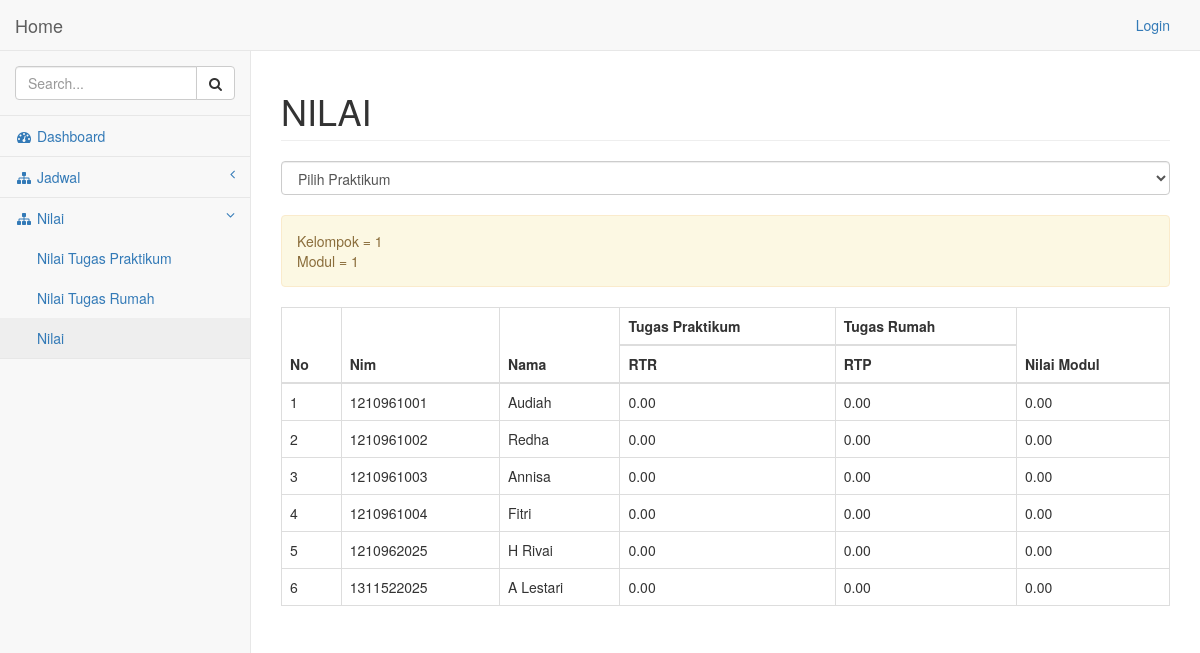
/pages/nilaiakhir.php?praktikum=praktikum 1, run on the app's committed database.
### tables this page shows
CREATE TABLE IF NOT EXISTS `praktikum` (
  `Id_Praktikum` varchar(32) NOT NULL,
  `Id_Jenis` varchar(32) NOT NULL,
  `Modul` int(11) NOT NULL,
  `Id_Jadwal` int(11) NOT NULL,
  `Tanggal` date NOT NULL,
  `Keterangan` text NOT NULL,
  PRIMARY KEY (`Id_Praktikum`),
  KEY `Id_Jadwal` (`Id_Jadwal`),
  KEY `Id_Jadwal_2` (`Id_Jadwal`),
  KEY `Jenis` (`Id_Jenis`),
  KEY `Id_Jenis` (`Id_Jenis`)
);

CREATE TABLE IF NOT EXISTS `praktikan` (
  `Nim` varchar(10) NOT NULL,
  `Nama` varchar(64) NOT NULL,
  `Kelompok` varchar(2) NOT NULL,
  PRIMARY KEY (`Nim`)
);

### pages/nilaiakhir.php (the view, shortened to what this page needs)
<!DOCTYPE html>
<html lang="en">
<head>
    <link href="../bower_components/bootstrap/dist/css/bootstrap.min.css" rel="stylesheet">
    <link href="../bower_components/metisMenu/dist/metisMenu.min.css" rel="stylesheet">
    <link href="../dist/css/timeline.css" rel="stylesheet">
    <link href="../dist/css/sb-admin-2.css" rel="stylesheet">
    <link href="../bower_components/morrisjs/morris.css" rel="stylesheet">
    <link href="../bower_components/font-awesome/css/font-awesome.min.css" rel="stylesheet" type="text/css">
</head>
<body>
    <div id="wrapper">
        <nav class="navbar navbar-default navbar-static-top" role="navigation" style="margin-bottom: 0">
            <div class="navbar-header">
                <a class="navbar-brand" href="index.php">Home</a>
            </div>
            <ul class="nav navbar-top-links navbar-right">
            <?php
            if(isset($_SESSION['Login']))
            {
            ?>
            <ul class="nav navbar-top-links navbar-right">
                <li class="divider"></li>
                <li><a href="logout.php"> Logout</a></li>
            </ul>
            <?php
            }
            else
            {
            ?>
            <ul class="nav navbar-top-links navbar-right">
                <li><a href="login.php"> Login</a></li>
            </ul>
            <?php
            }
            ?>
            </ul>
            <div class="navbar-default sidebar" role="navigation">
                <div class="sidebar-nav navbar-collapse">
                    <ul class="nav" id="side-menu">
                        <li class="sidebar-search">
                            <div class="input-group custom-search-form">
                                <input type="text" class="form-control" placeholder="Search...">
                                <span class="input-group-btn">
                                <button class="btn btn-default" type="button">
                                    <i class="fa fa-search"></i>
                                </button>
                            </span>
                            </div>
                        </li>
                        <?php if(isset($_SESSION['Login']) && $_SESSION['Login'] == "Admin")
                        {
                        ?>
                        <li>
                            <a href="index.php"><i class="fa fa-dashboard fa-fw"></i> Dashboard</a>
                        </li>
                        <li>
                            <a href="#"><i class="fa fa-sitemap fa-fw"></i> Asisten<span class="fa arrow"></span></a>
                            <ul class="nav nav-second-level">
                                <li>
                                    <a href="asisten/index.php">Data Asisten</a>
                                </li>
                                <li>
                                    <a href="asisten/input.php">Input Asisten</a>
                                </li>
                            </ul>
                        </li>
                        <li>
                            <a href="#"><i class="fa fa-sitemap fa-fw"></i> Jadwal<span class="fa arrow"></span></a>
                            <ul class="nav nav-second-level">
                                <li>
                                    <a href="jadwal/index.php">Data Jadwal</a>
                                </li>
                                <li>
                                    <a href="jadwal/input.php">Input Jadwal</a>
                                </li>
                            </ul>
                        </li>
                        <li>
                            <a href="#"><i class="fa fa-sitemap fa-fw"></i> Praktikkan<span class="fa arrow"></span></a>
                            <ul class="nav nav-second-level">
                                <li>
                                    <a href="praktikan/index.php">Data Praktikkan</a>
                                </li>
                                <li>
                                    <a href="praktikan/input.php">Input Praktikkan</a>
                                </li>
                            </ul>
                        </li>
                        <li>
                            <a href="#"><i class="fa fa-sitemap fa-fw"></i> Praktikum <span class="fa arrow"></span></a>
                            <ul class="nav nav-second-level">
                                <li>
                                    <a href="praktikum/index.php">Data Praktikum</a>
                                </li>
                                <li>
                                    <a href="praktikum/input.php">Input Praktikum</a>
                                </li>
                            </ul>
                        </li>
			<li>
                            <a href="#"><i class="fa fa-sitemap fa-fw"></i> Nilai<span class="fa arrow"></span></a>
                            <ul class="nav nav-second-level">
                                <li>
                                    <a href="tugaspraktikum/index.php">Nilai Tugas Praktikum</a>
                                 </li>
                                <li>
                                    <a href="tugasrumah/index.php">Nilai Tugas Rumah</a>
                                </li>
                                <li>
                                    <a href="nilaiakhir.php">Nilai</a>
                                </li>
                            </ul>
                        </li>
                        <?php
                        }
                        else
                        {
                        ?>
                        <li>
                            <a href="index.php"><i class="fa fa-dashboard fa-fw"></i> Dashboard</a>
                        </li>
                        <li>
                            <a href="#"><i class="fa fa-sitemap fa-fw"></i> Jadwal<span class="fa arrow"></span></a>
                        </li>
                        <li>
                            <a href="#"><i class="fa fa-sitemap fa-fw"></i> Nilai<span class="fa arrow"></span></a>
                            <ul class="nav nav-second-level">
                                <li>
                                    <a href="tugaspraktikum/index.php">Nilai Tugas Praktikum</a>
                                 </li>
                                <li>
                                    <a href="tugasrumah/index.php">Nilai Tugas Rumah</a>
                                </li>
                                <li>
                                    <a href="nilaiakhir.php">Nilai</a>
                                </li>
                            </ul>
                        </li>
                        <?php
                        }
                        ?>
                    </ul>
                </div>
            </div>
        </nav>
        <div id="page-wrapper">
            <div class="row">
                <div class="col-lg-12">
                    <h1 class="page-header">NILAI</h1>
                    <select class="form-control" name="menu" onchange="document.location.href=this.options[this.selectedIndex].value;">
                        <option value="#">Pilih Praktikum</option>
                    </select>
                    <br>
                    <?php if(isset($_GET['praktikum']))
                    {
                        $praktikum = mysql_query("select * from praktikum where Id_Praktikum = '".$_GET['praktikum']."'");
                        $detailPraktikum = mysql_fetch_array($praktikum);
                        echo '<div class="alert alert-warning">';
                        echo "Kelompok = ".$detailPraktikum['Id_Jadwal'];
                        echo "<br>";
                        echo "Modul = ".$detailPraktikum['Modul'];
                        echo '</div>';
                    ?>
                     <table class="table table-bordered table-hover">
                        <thead>
                            <tr>
                                <th rowspan="2">No</th>
                                <th rowspan="2">Nim</th>
                                <th rowspan="2">Nama</th>
                                <?php
                                $q = 0;
                                ?>
                                <th colspan="<?php echo $q ?>">Tugas Praktikum</th>
                                <?php
                                $w = 0;
                                ?>
                                <th colspan="<?php echo $w ?>">Tugas Rumah</th>
                                <th rowspan="2">Nilai Modul</th>
                            </tr>
                            <tr>
                                <th>RTR</th>
                                <th>RTP</th>
                            </tr>
                        </thead>
                        <tbody>
                            <?php
                            $kel = 0;
                            $querykel = mysql_query("select * from praktikum where Id_Praktikum = '".$_GET['praktikum']."'");
                            while ($row1 = mysql_fetch_array($querykel)) {
                                $kel = $row1['Id_Jadwal'];
                            }
                            $no = 0;
                            $praktikan = mysql_query("select * from praktikan where Kelompok = '$kel' order by Nim");
                            while ($data = mysql_fetch_array($praktikan)) {
                                $no++;
                                echo "<tr>";
                                echo "<td>".$no."</td>";
                                echo "<td>".$data['Nim']."</td>";
                                echo "<td>".$data['Nama']."</td>";
                                $tr = 0;
                                $rtp = mysql_query("select Avg(Nilai) as j from tugas_praktikum where Nim ='".$data['Nim']."'");
                                while ($row2 = mysql_fetch_array($rtp)) {
                                    echo '<td>'.number_format($row2['j'],2).'</td>';
                                    $tr = $row2['j'];
                                }
                                $tp = 0;
                                $rtp2 = mysql_query("select Avg(Nilai) as k from tugas_rumah where Nim ='".$data['Nim']."'");
                                while ($row4 = mysql_fetch_array($rtp2)) {
                                    echo '<td>'.number_format($row4['k'],2).'</td>';
                                    $tp = $row4['k'];
                                }
                                $ta = (0.25 * $tr) + (0.75 * $tp);
                                echo "<td>".number_format($ta,2)."</td>";
                                echo "</tr>";
                            }
                            ?>
                        </tbody>
                    </table>
                    <?php } ?>
                </div>
            </div>
        </div>
    </div>
</body>
</html>

### data on the page
praktikum: Id_Jadwal "1", Modul "1"
praktikan: Nim "1210961001", Nama "Audiah", j "0.00", k "0.00", ta "0.00"
praktikan: Nim "1210961002", Nama "Redha", j "0.00", k "0.00", ta "0.00"
praktikan: Nim "1210961003", Nama "Annisa", j "0.00", k "0.00", ta "0.00"
praktikan: Nim "1210961004", Nama "Fitri", j "0.00", k "0.00", ta "0.00"
praktikan: Nim "1210962025", Nama "H Rivai", j "0.00", k "0.00", ta "0.00"
praktikan: Nim "1311522025", Nama "A Lestari", j "0.00", k "0.00", ta "0.00"
